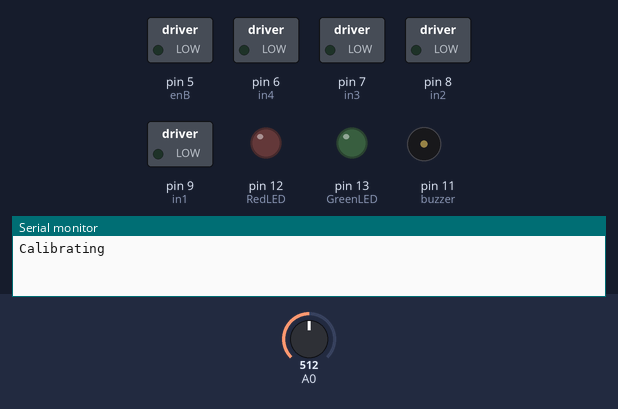
Bench run of a sketch on a simulated Arduino Uno, built with avr-gcc and run on an emulated ATmega328P. On the bench: switched loads named in the sketch (green lamp = pin HIGH), output pins drawn as LEDs (lit = HIGH), buzzer (waves = sounding, pin HIGH), the last lines printed to the serial monitor. The test bench sets the inputs (shaded band); at power-on: A0 = 512.

Above: at 0.1 s.
At 25.8 s:
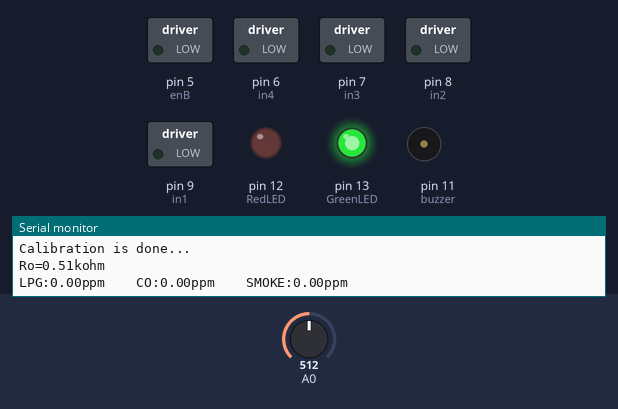
Timing chart, 0 to 27.3 s (numbered marks = the images above):
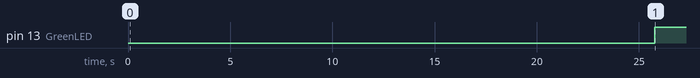

Measured:
- by itself, pin 13 (GreenLED): LOW → HIGH at 25.8 s

The sketch:

gas_detection.ino
```cpp
/*******************Demo for MQ-2 Gas Sensor Module V1.0*****************************
Support:  Tiequan Shao: support[at]sandboxelectronics.com

Lisence: Attribution-NonCommercial-ShareAlike 3.0 Unported (CC BY-NC-SA 3.0)

Note:    This piece of source code is supposed to be used as a demostration ONLY. More
         sophisticated calibration is required for industrial field application.

                                                    Sandbox Electronics    2011-04-25
************************************************************************************/

/************************Hardware Related Macros************************************/

int enA = 1;
int in1 = 9;
int in2 = 8;
// motor two
int enB = 5;
int in3 = 7;
int in4 = 6;
#define         RedLED                       (12)
#define         GreenLED                     (13)
#define         buzzer                       (11)
#define         MQ_PIN                       (0)     //define which analog input channel you are going to use
#define         RL_VALUE                     (5)     //define the load resistance on the board, in kilo ohms
#define         RO_CLEAN_AIR_FACTOR          (9.83)  //RO_CLEAR_AIR_FACTOR=(Sensor resistance in clean air)/RO,
                                                     //which is derived from the chart in datasheet

/***********************Software Related Macros************************************/
#define         CALIBARAION_SAMPLE_TIMES     (50)    //define how many samples you are going to take in the calibration phase
#define         CALIBRATION_SAMPLE_INTERVAL  (500)   //define the time interal(in milisecond) between each samples in the
                                                     //cablibration phase
#define         READ_SAMPLE_INTERVAL         (50)    //define how many samples you are going to take in normal operation
#define         READ_SAMPLE_TIMES            (5)     //define the time interal(in milisecond) between each samples in
                                                     //normal operation

/**********************Application Related Macros**********************************/
#define         GAS_LPG                      (0)
#define         GAS_CO                       (1)
#define         GAS_SMOKE                    (2)

/*****************************Globals***********************************************/
float           LPGCurve[3]  =  {2.3,0.21,-0.47};   //two points are taken from the curve.
                                                    //with these two points, a line is formed which is "approximately equivalent"
                                                    //to the original curve.
                                                    //data format:{ x, y, slope}; point1: (lg200, 0.21), point2: (lg10000, -0.59)
float           COCurve[3]  =  {2.3,0.72,-0.34};    //two points are taken from the curve.
                                                    //with these two points, a line is formed which is "approximately equivalent"
                                                    //to the original curve.
                                                    //data format:{ x, y, slope}; point1: (lg200, 0.72), point2: (lg10000,  0.15)
float           SmokeCurve[3] ={2.3,0.53,-0.44};    //two points are taken from the curve.
                                                    //with these two points, a line is formed which is "approximately equivalent"
                                                    //to the original curve.
                                                    //data format:{ x, y, slope}; point1: (lg200, 0.53), point2: (lg10000,  -0.22)
float           Ro           =  10;                 //Ro is initialized to 10 kilo ohms

void setup()
{
  pinMode(enA, OUTPUT);
  pinMode(enB, OUTPUT);
  pinMode(in1, OUTPUT);
  pinMode(in2, OUTPUT);
  pinMode(in3, OUTPUT);
  pinMode(in4, OUTPUT);
  pinMode( RedLED,OUTPUT);
  pinMode(GreenLED,OUTPUT);
  pinMode(buzzer,OUTPUT);
  Serial.begin(9600);                               //UART setup, baudrate = 9600bps
  Serial.print("Calibrating\n");
  Ro = MQCalibration(MQ_PIN);                       //Calibrating the sensor. Please make sure the sensor is in clean air
                                                    //when you perform the calibration
  Serial.print("Calibration is done...\n");
  Serial.print("Ro=");
  Serial.print(Ro);
  Serial.print("kohm");
  Serial.print("\n");
}

void loop()
{
  float lpg=MQGetGasPercentage(MQRead(MQ_PIN)/Ro,GAS_LPG);
  float co=MQGetGasPercentage(MQRead(MQ_PIN)/Ro,GAS_CO) ;
  float smoke=MQGetGasPercentage(MQRead(MQ_PIN)/Ro,GAS_SMOKE);
  if(lpg<0 || lpg>0)
  {
    demoOne();
    digitalWrite(RedLED,HIGH);
    digitalWrite(GreenLED,LOW);
    tone(buzzer, 2000);
  }
  else
  {
     demoTwo();
    digitalWrite(GreenLED,HIGH);
    digitalWrite(RedLED,LOW);
    noTone(buzzer);
  }
   Serial.print("LPG:");
   Serial.print( lpg);
   Serial.print( "ppm" );
   Serial.print("    ");
   Serial.print("CO:");
   Serial.print(co);
   Serial.print( "ppm" );
   Serial.print("    ");
   Serial.print("SMOKE:");
   Serial.print(smoke );
   Serial.print( "ppm" );
   Serial.print("\n");
   delay(200);
}

/****************** MQResistanceCalculation ****************************************
Input:   raw_adc - raw value read from adc, which represents the voltage
Output:  the calculated sensor resistance
Remarks: The sensor and the load resistor forms a voltage divider. Given the voltage
         across the load resistor and its resistance, the resistance of the sensor
         could be derived.
************************************************************************************/
float MQResistanceCalculation(int raw_adc)
{
  return ( ((float)RL_VALUE*(1023-raw_adc)/raw_adc));
}

/***************************** MQCalibration ****************************************
Input:   mq_pin - analog channel
Output:  Ro of the sensor
Remarks: This function assumes that the sensor is in clean air. It use
         MQResistanceCalculation to calculates the sensor resistance in clean air
         and then divides it with RO_CLEAN_AIR_FACTOR. RO_CLEAN_AIR_FACTOR is about
         10, which differs slightly between different sensors.
************************************************************************************/
float MQCalibration(int mq_pin)
{
  int i;
  float val=0;

  for (i=0;i<CALIBARAION_SAMPLE_TIMES;i++) {            //take multiple samples
    val += MQResistanceCalculation(analogRead(mq_pin));
    delay(CALIBRATION_SAMPLE_INTERVAL);
  }
  val = val/CALIBARAION_SAMPLE_TIMES;                   //calculate the average value

  val = val/RO_CLEAN_AIR_FACTOR;                        //divided by RO_CLEAN_AIR_FACTOR yields the Ro
                                                        //according to the chart in the datasheet

  return val;
}
/*****************************  MQRead *********************************************
Input:   mq_pin - analog channel
Output:  Rs of the sensor
Remarks: This function use MQResistanceCalculation to caculate the sensor resistenc (Rs).
         The Rs changes as the sensor is in the different consentration of the target
         gas. The sample times and the time interval between samples could be configured
         by changing the definition of the macros.
************************************************************************************/
float MQRead(int mq_pin)
{
  int i;
  float rs=0;

  for (i=0;i<READ_SAMPLE_TIMES;i++) {
    rs += MQResistanceCalculation(analogRead(mq_pin));
    delay(READ_SAMPLE_INTERVAL);
  }

  rs = rs/READ_SAMPLE_TIMES;

  return rs;
}

/*****************************  MQGetGasPercentage **********************************
Input:   rs_ro_ratio - Rs divided by Ro
         gas_id      - target gas type
Output:  ppm of the target gas
Remarks: This function passes different curves to the MQGetPercentage function which
         calculates the ppm (parts per million) of the target gas.
************************************************************************************/
int MQGetGasPercentage(float rs_ro_ratio, int gas_id)
{
  if ( gas_id == GAS_LPG ) {
     return MQGetPercentage(rs_ro_ratio,LPGCurve);
  } else if ( gas_id == GAS_CO ) {
     return MQGetPercentage(rs_ro_ratio,COCurve);
  } else if ( gas_id == GAS_SMOKE ) {
     return MQGetPercentage(rs_ro_ratio,SmokeCurve);
  }

  return 0;
}

/*****************************  MQGetPercentage **********************************
Input:   rs_ro_ratio - Rs divided by Ro
         pcurve      - pointer to the curve of the target gas
Output:  ppm of the target gas
Remarks: By using the slope and a point of the line. The x(logarithmic value of ppm)
         of the line could be derived if y(rs_ro_ratio) is provided. As it is a
         logarithmic coordinate, power of 10 is used to convert the result to non-logarithmic
         value.
************************************************************************************/
int  MQGetPercentage(float rs_ro_ratio, float *pcurve)
{
  return (pow(10,( ((log(rs_ro_ratio)-pcurve[1])/pcurve[2]) + pcurve[0])));
}


void demoOne()
{
  // this function will run the motors in both directions at a fixed speed
  // turn on motor A
  digitalWrite(in1, HIGH);
  digitalWrite(in2, LOW);
  // set speed to 200 out of possible range 0~255
  analogWrite(enA, 200);
  // turn on motor B
  digitalWrite(in3, HIGH);
  digitalWrite(in4, LOW);
  // set speed to 200 out of possible range 0~255
  analogWrite(enB, 200);
  delay(2000);
  // now turn off motors
  digitalWrite(in1, LOW);
  digitalWrite(in2, LOW);
  digitalWrite(in3, LOW);
  digitalWrite(in4, LOW);
}
void demoTwo()
{
   digitalWrite(in1, LOW);
  digitalWrite(in2, LOW);
  digitalWrite(in3, LOW);
  digitalWrite(in4, LOW);
}
```
